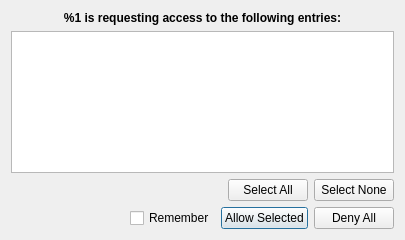
<?xml version="1.0" encoding="UTF-8"?>
<ui version="4.0">
 <class>BrowserAccessControlDialog</class>
 <widget class="QDialog" name="BrowserAccessControlDialog">
  <property name="geometry">
   <rect>
    <x>0</x>
    <y>0</y>
    <width>405</width>
    <height>240</height>
   </rect>
  </property>
  <property name="windowTitle">
   <string>KeePassXC - Browser Access Request</string>
  </property>
  <layout class="QVBoxLayout" name="verticalLayout">
   <item>
    <widget class="QLabel" name="siteLabel">
     <property name="font">
      <font>
       <weight>75</weight>
       <bold>true</bold>
      </font>
     </property>
     <property name="text">
      <string>%1 is requesting access to the following entries:</string>
     </property>
     <property name="alignment">
      <set>Qt::AlignCenter</set>
     </property>
    </widget>
   </item>
   <item>
    <widget class="QTableWidget" name="itemsTable">
     <property name="editTriggers">
      <set>QAbstractItemView::NoEditTriggers</set>
     </property>
     <property name="showDropIndicator" stdset="0">
      <bool>false</bool>
     </property>
     <property name="selectionMode">
      <enum>QAbstractItemView::ExtendedSelection</enum>
     </property>
     <property name="selectionBehavior">
      <enum>QAbstractItemView::SelectRows</enum>
     </property>
     <property name="cornerButtonEnabled">
      <bool>false</bool>
     </property>
     <attribute name="horizontalHeaderVisible">
      <bool>false</bool>
     </attribute>
     <attribute name="verticalHeaderVisible">
      <bool>false</bool>
     </attribute>
    </widget>
   </item>
   <item>
    <layout class="QHBoxLayout" name="horizontalLayout">
     <item>
      <spacer name="horizontalSpacer">
       <property name="orientation">
        <enum>Qt::Horizontal</enum>
       </property>
       <property name="sizeHint" stdset="0">
        <size>
         <width>40</width>
         <height>20</height>
        </size>
       </property>
      </spacer>
     </item>
     <item>
      <widget class="QPushButton" name="selectAllButton">
       <property name="text">
        <string>Select All</string>
       </property>
       <property name="autoDefault">
        <bool>true</bool>
       </property>
      </widget>
     </item>
     <item>
      <widget class="QPushButton" name="selectNoneButton">
       <property name="text">
        <string>Select None</string>
       </property>
       <property name="autoDefault">
        <bool>true</bool>
       </property>
      </widget>
     </item>
    </layout>
   </item>
   <item>
    <layout class="QHBoxLayout" name="horizontalLayout">
     <item>
      <spacer name="horizontalSpacer">
       <property name="orientation">
        <enum>Qt::Horizontal</enum>
       </property>
       <property name="sizeHint" stdset="0">
        <size>
         <width>40</width>
         <height>20</height>
        </size>
       </property>
      </spacer>
     </item>
     <item>
      <widget class="QCheckBox" name="rememberDecisionCheckBox">
       <property name="toolTip">
        <string>Remember access to checked entries</string>
       </property>
       <property name="accessibleName">
        <string>Remember access to checked entries</string>
       </property>
       <property name="text">
        <string>Remember</string>
       </property>
      </widget>
     </item>
     <item>
      <widget class="QPushButton" name="allowButton">
       <property name="accessibleName">
        <string>Allow access to entries</string>
       </property>
       <property name="text">
        <string>Allow Selected</string>
       </property>
       <property name="autoDefault">
        <bool>true</bool>
       </property>
       <property name="default">
        <bool>true</bool>
       </property>
      </widget>
     </item>
     <item>
      <widget class="QPushButton" name="denyButton">
       <property name="text">
        <string>Deny All</string>
       </property>
       <property name="autoDefault">
        <bool>true</bool>
       </property>
      </widget>
     </item>
    </layout>
   </item>
  </layout>
 </widget>
 <resources/>
 <connections/>
</ui>
